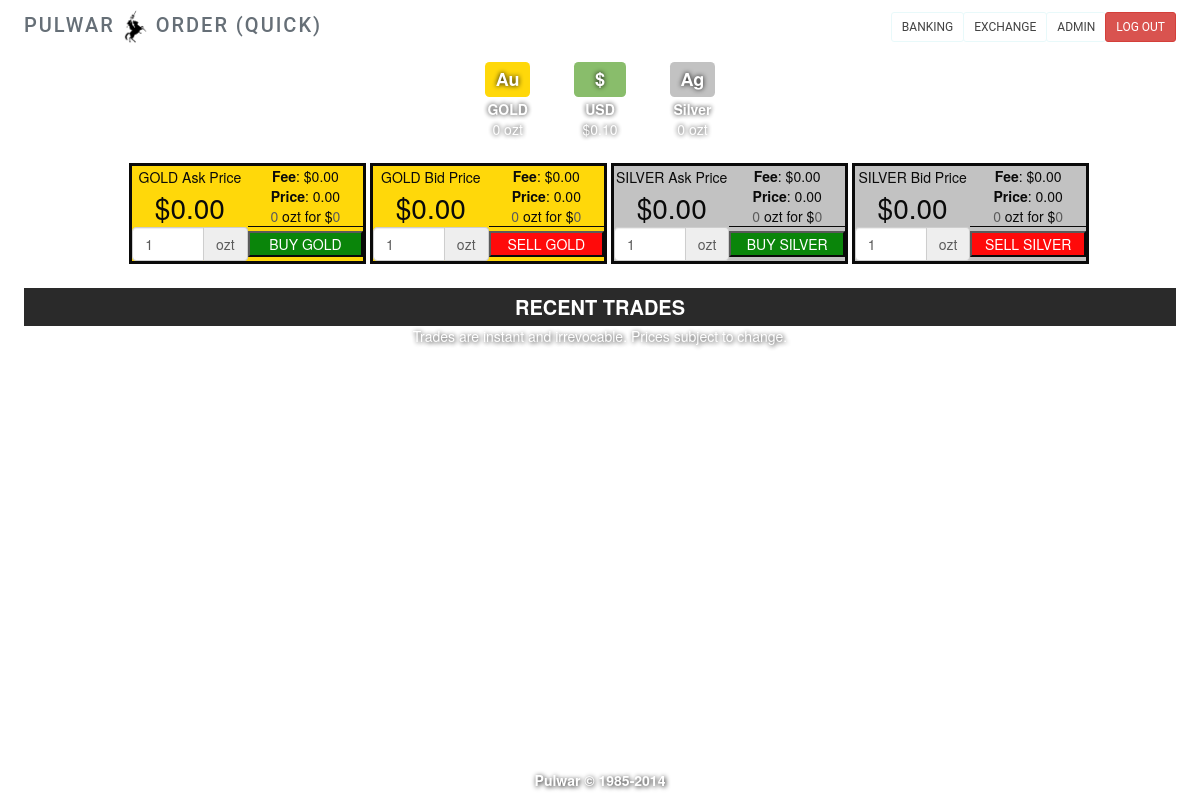
The page /order2.php (signed in) on the database as committed earlier.
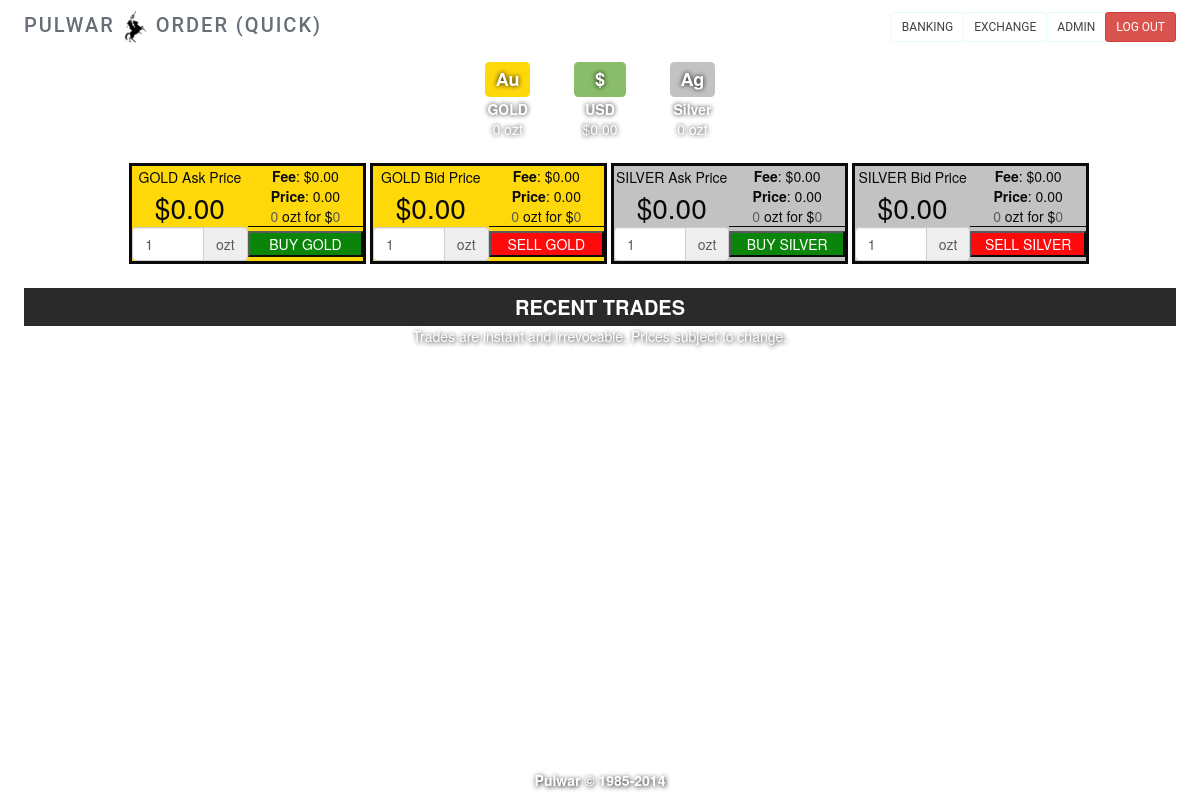
The same page on the database as committed later.
### tables this page shows
CREATE TABLE IF NOT EXISTS `accounts` (
  `id` int(11) NOT NULL,
  `units` bigint(20) unsigned NOT NULL DEFAULT '0',
  `loan` bigint(20) unsigned NOT NULL DEFAULT '0',
  `rate` decimal(65,30) NOT NULL DEFAULT '0.000000000000000000000000000000',
  `approved` int(1) NOT NULL DEFAULT '0',
  PRIMARY KEY (`id`)
);

### includes/constants.php (called while the page is built, shortened)
<?php
$unittype = "USD";
$unitsymbol = "$";
$commission = 00.01;
?>

### includes/functions_exchange.php (called while the page is built, shortened)
<?php
function getPrice($price)
{
    $price = $price/10000000;
    return($price);
}
?>

### templates/order2_form.php (the view, shortened to what this page needs)
<?php
$goldColor="#FFD700;";
$silverColor="#C0C0C0;";
?>
<div class="fundstable">
    <table>
    <tr>
        <td style="background-color:transparent">
            <h3><span class="label label-warning">Au</span></h3>
            <b>GOLD</b><br /><?php echo(number_format($goldAmount, 0, ".", ",")) ?> ozt
        </td>
    </tr>
    </table>
    <table>
    <tr>
        <td style="background-color:transparent">
            <h3><span class="label label-success"> &nbsp; $ &nbsp; </span></h3>
            <b><?php echo($unittype) ?></b><br /><?php echo($unitsymbol . number_format($units, 2, ".", ",")) ?>
        </td>
    </tr>
    </table>
<table>
    <tr>
    <td style="background-color:transparent">
            <h3><span class="label label-default">Ag</span></h3>
            <b>Silver</b><br /><?php echo(number_format($silverAmount, 0, ".", ",")) ?> ozt
        </td>
    </tr>
    </table>
</div>
<div class="container">
<?php
$buyGold = [
    "type" => "BUY",
    "asset" => "GOLD",
    "var" => $gold["buy"],
    "color" => $goldColor,
    "name" => "buyGold",
    "premium" => $gold["premium"],
    "trans" => "Ask",
    "side" => $gold["ask"],
    "button" => "green",
];
$sellGold = [
    "type" => "SELL",
    "asset" => "GOLD",
    "var" => $gold["sell"],
    "color" => $goldColor,
    "name" => "sellGold",
    "premium" => $gold["discount"],
    "trans" => "Bid",
    "side" => $gold["bid"],
    "button" => "red",
];
$buySilver = [
    "type" => "BUY",
    "asset" => "SILVER",
    "var" => $silver["buy"],
    "color" => $silverColor,
    "name" => "buySilver",
    "premium" => $silver["premium"],
    "trans" => "Ask",
    "side" => $silver["ask"],
    "button" => "green",
];
$sellSilver = [
    "type" => "SELL",
    "asset" => "SILVER",
    "var" => $silver["sell"],
    "color" => $silverColor,
    "name" => "sellSilver",
    "premium" => $silver["discount"],
    "trans" => "Bid",
    "side" => $silver["bid"],
    "button" => "red",
];
$types=[
    0=>$buyGold,
    1=>$sellGold,
    2=>$buySilver,
    3=>$sellSilver,
];
foreach ($types as $type) {
    ?>
    <form action="order2.php" method="post" name="<?php echo($type["name"]); ?>"
          oninput="
                    quantityAmount.value=quantity.value;
                    totalAmount.value=parseFloat(parseFloat(quantity.value)*parseFloat(<?php echo($type["var"]); ?>)).toFixed(2);"
          onclick="
              quantityAmount.value=quantity.value;
              totalAmount.value=parseFloat(parseFloat(quantity.value)*parseFloat(<?php echo($type["var"]); ?>)).toFixed(2);"
        >
        <table>
            <tbody>
            <tr>
                <td style="width:50%;background-color:<?php echo($type["color"]); ?>">
                    <?php echo($type["asset"] . " " . $type["trans"]); ?> Price<br /><div style="font-size:200%"><?php echo($unitsymbol . number_format($type["side"], 2, ".", ",")) ?></div>
                </td>
                <td style="border-bottom: 1px solid black;width:50%;background-color:<?php echo($type["color"]); ?>">
                    <b>Fee</b>: <?php echo($unitsymbol . number_format($type["premium"], 2, ".", ",")) ?><br />
                    <b>Price</b>: <?php echo(number_format($type["var"], 2, ".", ",")); ?><br>
                    <?php  ?> <output name="quantityAmount" for="quantity" style="display:inline;">0</output> ozt for $<output name="totalAmount" for="price quantity" style="display:inline;">0</output>
                </td>
            </tr>
            <tr>
                <td style="background-color:<?php echo($type["color"]); ?>">
                    <div class="input-group"><input type="number" class="form-control" id="quantity" name="quantity" placeholder="# of ounces" value=1
                                                    min="1" step="1" ><span class="input-group-addon">ozt</span></div>
                </td>
                <td style="background-color:<?php echo($type["color"]); ?>">
                    <button type="submit" name="metalTransaction" value="<?php echo($type["name"]); ?>" style="width:100%;background:<?php echo($type["button"]); ?>;color:white;"><?php echo($type["type"] . " " . $type["asset"]); ?></button>
                </td>
            </tr>
            </tbody>
        </table>
    </form>
<?php  }
?>
</div>
<br>
<table class="table table-condensed table-striped" style="text-align:center;background-color:#FC0;margin-bottom:0px;border-collapse:collapse;width:100%;color:white;">
    <thead>
    <tr>
        <td colspan="5"  style="font-weight:bold;font-size:20px;text-align:center;background-color:#222222;color:white;width:100%;" >RECENT TRADES</td>
    </tr>
    </thead>
</table>
<div style="color:white;text-shadow: 1px 1px 5px #000;">
    Trades are instant and irrevocable. Prices subject to change.
</div>

Rows that differ between the two databases and show on the page:
changed accounts: units "0.10" → "0.00"
